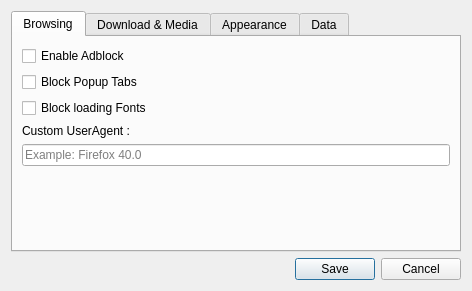
<?xml version="1.0" encoding="UTF-8"?>
<ui version="4.0">
 <class>SettingsDialog</class>
 <widget class="QDialog" name="SettingsDialog">
  <property name="geometry">
   <rect>
    <x>0</x>
    <y>0</y>
    <width>472</width>
    <height>291</height>
   </rect>
  </property>
  <property name="windowTitle">
   <string>Settings</string>
  </property>
  <property name="modal">
   <bool>true</bool>
  </property>
  <layout class="QVBoxLayout" name="verticalLayout">
   <item>
    <widget class="QTabWidget" name="tabWidget">
     <widget class="QWidget" name="browsingTab">
      <attribute name="title">
       <string>Browsing</string>
      </attribute>
      <layout class="QGridLayout" name="gridLayout_2">
       <item row="0" column="0" colspan="2">
        <widget class="QCheckBox" name="checkAdBlock">
         <property name="text">
          <string>Enable Adblock</string>
         </property>
        </widget>
       </item>
       <item row="2" column="0" colspan="2">
        <widget class="QCheckBox" name="checkFontLoad">
         <property name="text">
          <string>Block loading Fonts</string>
         </property>
        </widget>
       </item>
       <item row="4" column="0" colspan="2">
        <widget class="QLineEdit" name="useragentEdit">
         <property name="placeholderText">
          <string>Example: Firefox 40.0</string>
         </property>
        </widget>
       </item>
       <item row="7" column="0" colspan="2">
        <spacer name="verticalSpacer">
         <property name="orientation">
          <enum>Qt::Vertical</enum>
         </property>
         <property name="sizeHint" stdset="0">
          <size>
           <width>20</width>
           <height>40</height>
          </size>
         </property>
        </spacer>
       </item>
       <item row="1" column="0">
        <widget class="QCheckBox" name="checkBlockPopups">
         <property name="toolTip">
          <string>Do not allow webpages to open new tabs</string>
         </property>
         <property name="text">
          <string>Block Popup Tabs</string>
         </property>
        </widget>
       </item>
       <item row="3" column="0">
        <widget class="QLabel" name="label_UserAgent">
         <property name="text">
          <string>Custom UserAgent :</string>
         </property>
        </widget>
       </item>
      </layout>
     </widget>
     <widget class="QWidget" name="downloadTab">
      <attribute name="title">
       <string>Download &amp;&amp; Media</string>
      </attribute>
      <layout class="QVBoxLayout" name="verticalLayout_2">
       <item>
        <widget class="QCheckBox" name="checkDownMan">
         <property name="toolTip">
          <string>Start dwnload in external download manager</string>
         </property>
         <property name="text">
          <string>External Download Manager</string>
         </property>
        </widget>
       </item>
       <item>
        <widget class="QLineEdit" name="downManEdit">
         <property name="toolTip">
          <string>This must contain %u in place of URL</string>
         </property>
         <property name="placeholderText">
          <string>Example: wget -c %u</string>
         </property>
        </widget>
       </item>
       <item>
        <widget class="QLabel" name="label_MediaPlayer">
         <property name="text">
          <string>Media player command :</string>
         </property>
        </widget>
       </item>
       <item>
        <widget class="QLineEdit" name="mediaPlayerEdit">
         <property name="placeholderText">
          <string>Example: mplayer</string>
         </property>
        </widget>
       </item>
       <item>
        <spacer name="verticalSpacer_2">
         <property name="orientation">
          <enum>Qt::Vertical</enum>
         </property>
         <property name="sizeHint" stdset="0">
          <size>
           <width>20</width>
           <height>40</height>
          </size>
         </property>
        </spacer>
       </item>
      </layout>
     </widget>
     <widget class="QWidget" name="appearanceTab">
      <attribute name="title">
       <string>Appearance</string>
      </attribute>
      <layout class="QGridLayout" name="gridLayout">
       <item row="1" column="0">
        <widget class="QLabel" name="label_standard">
         <property name="text">
          <string>Standard Font :</string>
         </property>
        </widget>
       </item>
       <item row="3" column="0">
        <widget class="QLabel" name="label_serif">
         <property name="text">
          <string>Serif Font :</string>
         </property>
        </widget>
       </item>
       <item row="0" column="1">
        <widget class="QSpinBox" name="spinFontSize">
         <property name="alignment">
          <set>Qt::AlignCenter</set>
         </property>
         <property name="suffix">
          <string> pt.</string>
         </property>
         <property name="minimum">
          <number>2</number>
         </property>
         <property name="maximum">
          <number>24</number>
         </property>
        </widget>
       </item>
       <item row="4" column="1">
        <widget class="QFontComboBox" name="fixedfontCombo">
         <property name="maxVisibleItems">
          <number>20</number>
         </property>
        </widget>
       </item>
       <item row="2" column="1">
        <widget class="QFontComboBox" name="sansfontCombo">
         <property name="maxVisibleItems">
          <number>20</number>
         </property>
        </widget>
       </item>
       <item row="3" column="1">
        <widget class="QFontComboBox" name="seriffontCombo">
         <property name="maxVisibleItems">
          <number>20</number>
         </property>
        </widget>
       </item>
       <item row="0" column="0">
        <widget class="QLabel" name="label">
         <property name="text">
          <string>Min. Font Size :</string>
         </property>
        </widget>
       </item>
       <item row="1" column="1">
        <widget class="QFontComboBox" name="standardfontCombo">
         <property name="maxVisibleItems">
          <number>20</number>
         </property>
        </widget>
       </item>
       <item row="4" column="0">
        <widget class="QLabel" name="label_fixed">
         <property name="text">
          <string>Fixed Font :</string>
         </property>
        </widget>
       </item>
       <item row="2" column="0">
        <widget class="QLabel" name="label_sans">
         <property name="text">
          <string>Sans Font :</string>
         </property>
        </widget>
       </item>
       <item row="5" column="0" colspan="2">
        <spacer name="verticalSpacer_4">
         <property name="orientation">
          <enum>Qt::Vertical</enum>
         </property>
         <property name="sizeHint" stdset="0">
          <size>
           <width>20</width>
           <height>40</height>
          </size>
         </property>
        </spacer>
       </item>
      </layout>
     </widget>
     <widget class="QWidget" name="tab">
      <attribute name="title">
       <string>Data</string>
      </attribute>
      <layout class="QGridLayout" name="gridLayout_3">
       <item row="1" column="0">
        <widget class="QLabel" name="label_ClearCookies">
         <property name="sizePolicy">
          <sizepolicy hsizetype="Preferred" vsizetype="Preferred">
           <horstretch>0</horstretch>
           <verstretch>0</verstretch>
          </sizepolicy>
         </property>
         <property name="text">
          <string>Cookies :</string>
         </property>
        </widget>
       </item>
       <item row="1" column="1">
        <widget class="QPushButton" name="cookiesButton">
         <property name="sizePolicy">
          <sizepolicy hsizetype="Maximum" vsizetype="Fixed">
           <horstretch>0</horstretch>
           <verstretch>0</verstretch>
          </sizepolicy>
         </property>
         <property name="text">
          <string>Clear Cookies</string>
         </property>
        </widget>
       </item>
       <item row="3" column="0" colspan="2">
        <spacer name="verticalSpacer_3">
         <property name="orientation">
          <enum>Qt::Vertical</enum>
         </property>
         <property name="sizeHint" stdset="0">
          <size>
           <width>20</width>
           <height>40</height>
          </size>
         </property>
        </spacer>
       </item>
       <item row="2" column="0">
        <widget class="QLabel" name="label_IconDB">
         <property name="text">
          <string>Icon DataBase :</string>
         </property>
        </widget>
       </item>
       <item row="2" column="1">
        <widget class="QPushButton" name="iconDBButton">
         <property name="sizePolicy">
          <sizepolicy hsizetype="Maximum" vsizetype="Fixed">
           <horstretch>0</horstretch>
           <verstretch>0</verstretch>
          </sizepolicy>
         </property>
         <property name="text">
          <string>Clear Icons</string>
         </property>
        </widget>
       </item>
       <item row="0" column="1">
        <widget class="QPushButton" name="clearCacheButton">
         <property name="sizePolicy">
          <sizepolicy hsizetype="Maximum" vsizetype="Fixed">
           <horstretch>0</horstretch>
           <verstretch>0</verstretch>
          </sizepolicy>
         </property>
         <property name="text">
          <string>Clear Cache</string>
         </property>
        </widget>
       </item>
       <item row="0" column="0">
        <widget class="QLabel" name="label_ClearCache">
         <property name="text">
          <string>Memory Cache :</string>
         </property>
        </widget>
       </item>
      </layout>
     </widget>
    </widget>
   </item>
   <item>
    <widget class="QDialogButtonBox" name="buttonBox">
     <property name="orientation">
      <enum>Qt::Horizontal</enum>
     </property>
     <property name="standardButtons">
      <set>QDialogButtonBox::Cancel|QDialogButtonBox::Save</set>
     </property>
    </widget>
   </item>
  </layout>
 </widget>
 <resources/>
 <connections>
  <connection>
   <sender>buttonBox</sender>
   <signal>accepted()</signal>
   <receiver>SettingsDialog</receiver>
   <slot>accept()</slot>
   <hints>
    <hint type="sourcelabel">
     <x>248</x>
     <y>254</y>
    </hint>
    <hint type="destinationlabel">
     <x>157</x>
     <y>274</y>
    </hint>
   </hints>
  </connection>
  <connection>
   <sender>buttonBox</sender>
   <signal>rejected()</signal>
   <receiver>SettingsDialog</receiver>
   <slot>reject()</slot>
   <hints>
    <hint type="sourcelabel">
     <x>316</x>
     <y>260</y>
    </hint>
    <hint type="destinationlabel">
     <x>286</x>
     <y>274</y>
    </hint>
   </hints>
  </connection>
 </connections>
</ui>
